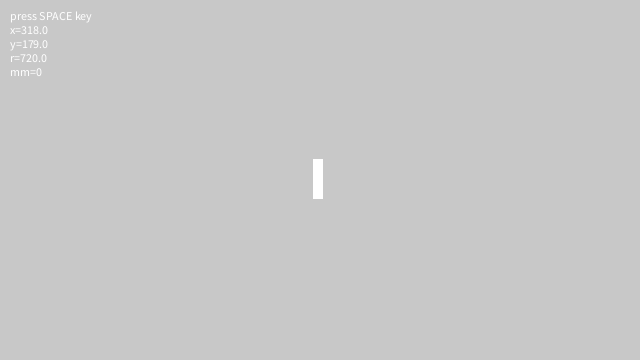
Frame 1 (no input)
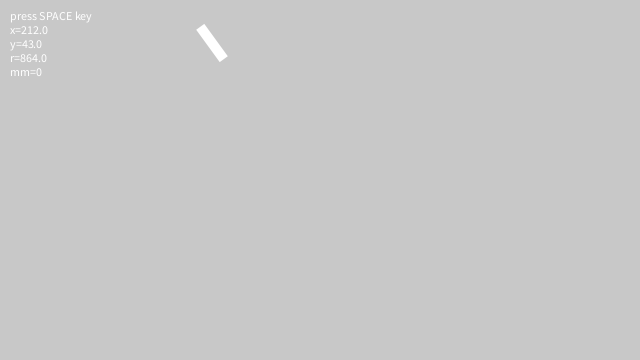
Frame 60 (the mouse pressed at the canvas centre just before this capture)
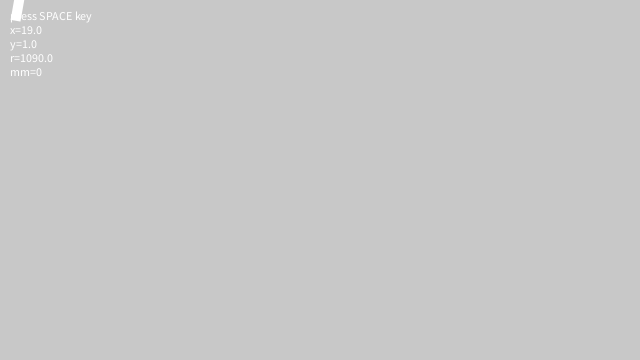
Frame 120 (the mouse held since frame 60 and released just before this capture)

The Processing sketch that drew these frames (run headless with seeded random() and noise(); from frame 60 on, the mouse is pressed at the canvas centre):

// Processing sketch: Single_Hoek_Moves
// ── Single_Hoek_Moves.pde
/*
Single Heok Moves
 2016.09.04
 Created by Flik Jeong
 jsh852@gmail.com
 */

float x=width/2;
float y=width/2;
float r=0;
int mouseMode=0;


int[][] Data = new int[3][10];

randStep[] randX = new randStep[10];
randStep[] randY = new randStep[10];
randStep[] randR = new randStep[10];


void setup() {
  size(640, 360); 
  background(200);
  noStroke();  

  randX[0] = new randStep(320, 15, 0, 640);
  randY[0] = new randStep(180, 15, 0, 360);
  randR[0] = new randStep(720, 15, 0, 1440);

  randX[1] = new randStep(320, 15, 0, 640);
  randY[1] = new randStep(180, 15, 0, 360);
  randR[1] = new randStep(720, 15, 0, 1440);

  randX[2] = new randStep(320, 15, 0, 640);
  randY[2] = new randStep(180, 15, 0, 360);
  randR[2] = new randStep(720, 15, 0, 1440);

  Data[0][0]=0;
}

void draw() { 
  background(200);
  fill(255);

  switch (mouseMode) {
  case 0: //when mouse is not pressed
    for (int i=0; i<3; i++) {
      x = randX[0].walkSmooth();
      y = randY[0].walkSmooth();
      r = randR[0].walkSmooth();
    }
    break;
  case 1: //when mouse is pressed
    x = lerp(x, mouseX, 0.1);
    y = lerp(y, mouseY, 0.1);
    r = lerp(r, 360, 0.05);
    fill(200, 100, 100);
    break;
  default:
    break;
  }
  pushMatrix();
  translate(x, y);  
  rotate(r*PI/180);
  translate(-x, -y);  

  //ellipse(x, y, 10, 30);
  rect(x-5, y-20, 10, 40);

  popMatrix();

  text("press SPACE key\nx=" + x + "\ny=" + y + "\nr=" + r + "\nmm=" + mouseMode, 10, 20);
}



void keyPressed() {
  if (key==' ') {
    mouseMode=1;
    x=randX[0].value;
    y=randY[0].value;
    r=randR[0].value;
  }
}

void keyReleased() {
  mouseMode=0;
}

class randStep {
  int start = 0;
  int end = 0;
  float step = 2;
  int value = 0;
  int destValue = value;

  randStep(int initial, float st, int s, int e) {
    value = initial;
    destValue=value; //Destination of the value

    step = st;
    start = s;
    end=e;
    if (start>end) {
      int temp = start;
      start = end;
      end = temp;
    }
  }

  int walk() {
    value = value + (int)random(-step, step);

    if (value < start) {
      value = start;
    } else if (value > end) {
      value=end;
    }

    return value;
  }

  int walkSmooth() {
    destValue = destValue + (int)random(-step, step);
    value = int(lerp(value, destValue, 0.05));

    if (destValue < start) {
      destValue = start;
    } else if (destValue > end) {
      destValue = end;
    }
    return value;
  }
}



//class Single {

//  Single(String letter) {
//  }
//}
